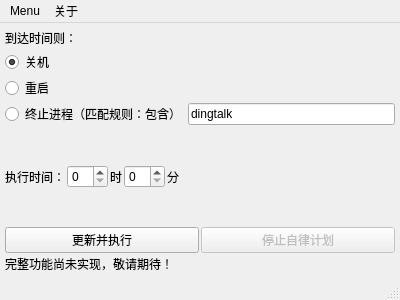
<?xml version="1.0" encoding="UTF-8"?>
<ui version="4.0">
 <class>PreUI</class>
 <widget class="QMainWindow" name="PreUI">
  <property name="geometry">
   <rect>
    <x>0</x>
    <y>0</y>
    <width>400</width>
    <height>300</height>
   </rect>
  </property>
  <property name="sizePolicy">
   <sizepolicy hsizetype="Fixed" vsizetype="Fixed">
    <horstretch>0</horstretch>
    <verstretch>0</verstretch>
   </sizepolicy>
  </property>
  <property name="windowTitle">
   <string>自律小助手（预发布）</string>
  </property>
  <widget class="QWidget" name="centralwidget">
   <layout class="QVBoxLayout" name="verticalLayout">
    <property name="spacing">
     <number>2</number>
    </property>
    <property name="leftMargin">
     <number>5</number>
    </property>
    <property name="topMargin">
     <number>5</number>
    </property>
    <property name="rightMargin">
     <number>5</number>
    </property>
    <property name="bottomMargin">
     <number>5</number>
    </property>
    <item>
     <layout class="QGridLayout" name="lyOpt">
      <item row="0" column="0">
       <widget class="QLabel" name="label5">
        <property name="text">
         <string>到达时间则：</string>
        </property>
       </widget>
      </item>
      <item row="5" column="0">
       <widget class="QRadioButton" name="chPsKill">
        <property name="text">
         <string>终止进程（匹配规则：包含）</string>
        </property>
        <property name="checked">
         <bool>false</bool>
        </property>
       </widget>
      </item>
      <item row="2" column="0">
       <widget class="QRadioButton" name="chReboot">
        <property name="text">
         <string>重启</string>
        </property>
       </widget>
      </item>
      <item row="1" column="0">
       <widget class="QRadioButton" name="chPwrOff">
        <property name="text">
         <string>关机</string>
        </property>
        <property name="checked">
         <bool>true</bool>
        </property>
       </widget>
      </item>
      <item row="5" column="1">
       <widget class="QLineEdit" name="stPsName">
        <property name="text">
         <string>dingtalk</string>
        </property>
       </widget>
      </item>
     </layout>
    </item>
    <item>
     <layout class="QHBoxLayout" name="lyTime">
      <item>
       <widget class="QLabel" name="label2">
        <property name="text">
         <string>执行时间：</string>
        </property>
       </widget>
      </item>
      <item>
       <widget class="QSpinBox" name="nHour">
        <property name="maximum">
         <number>23</number>
        </property>
       </widget>
      </item>
      <item>
       <widget class="QLabel" name="label3">
        <property name="text">
         <string>时</string>
        </property>
       </widget>
      </item>
      <item>
       <widget class="QSpinBox" name="nMinute">
        <property name="maximum">
         <number>59</number>
        </property>
       </widget>
      </item>
      <item>
       <widget class="QLabel" name="label4">
        <property name="text">
         <string>分</string>
        </property>
       </widget>
      </item>
      <item>
       <spacer name="horizontalSpacer">
        <property name="orientation">
         <enum>Qt::Horizontal</enum>
        </property>
        <property name="sizeHint" stdset="0">
         <size>
          <width>40</width>
          <height>20</height>
         </size>
        </property>
       </spacer>
      </item>
     </layout>
    </item>
    <item>
     <layout class="QHBoxLayout" name="lyControl">
      <item>
       <widget class="QPushButton" name="btRun">
        <property name="text">
         <string>更新并执行</string>
        </property>
       </widget>
      </item>
      <item>
       <widget class="QPushButton" name="btStop">
        <property name="enabled">
         <bool>false</bool>
        </property>
        <property name="text">
         <string>停止自律计划</string>
        </property>
       </widget>
      </item>
     </layout>
    </item>
    <item>
     <widget class="QLabel" name="label1">
      <property name="sizePolicy">
       <sizepolicy hsizetype="Maximum" vsizetype="Maximum">
        <horstretch>0</horstretch>
        <verstretch>0</verstretch>
       </sizepolicy>
      </property>
      <property name="text">
       <string>完整功能尚未实现，敬请期待！</string>
      </property>
     </widget>
    </item>
   </layout>
  </widget>
  <widget class="QMenuBar" name="menubar">
   <property name="geometry">
    <rect>
     <x>0</x>
     <y>0</y>
     <width>400</width>
     <height>21</height>
    </rect>
   </property>
   <widget class="QMenu" name="menuMenu">
    <property name="title">
     <string>Menu</string>
    </property>
    <addaction name="actionDebug"/>
    <addaction name="actionExit"/>
   </widget>
   <widget class="QMenu" name="menuAbout">
    <property name="title">
     <string>关于</string>
    </property>
    <addaction name="actionabout"/>
    <addaction name="actionLicence"/>
   </widget>
   <addaction name="menuMenu"/>
   <addaction name="menuAbout"/>
  </widget>
  <widget class="QStatusBar" name="statusbar"/>
  <action name="actionDebug">
   <property name="text">
    <string>作者模式</string>
   </property>
  </action>
  <action name="actionExit">
   <property name="text">
    <string>退出</string>
   </property>
  </action>
  <action name="actionabout">
   <property name="text">
    <string>关于自律小助手</string>
   </property>
  </action>
  <action name="actionLicence">
   <property name="text">
    <string>关于 GNU Public Licence</string>
   </property>
  </action>
 </widget>
 <resources/>
 <connections>
  <connection>
   <sender>actionExit</sender>
   <signal>triggered()</signal>
   <receiver>PreUI</receiver>
   <slot>close()</slot>
   <hints>
    <hint type="sourcelabel">
     <x>-1</x>
     <y>-1</y>
    </hint>
    <hint type="destinationlabel">
     <x>199</x>
     <y>149</y>
    </hint>
   </hints>
  </connection>
 </connections>
</ui>
